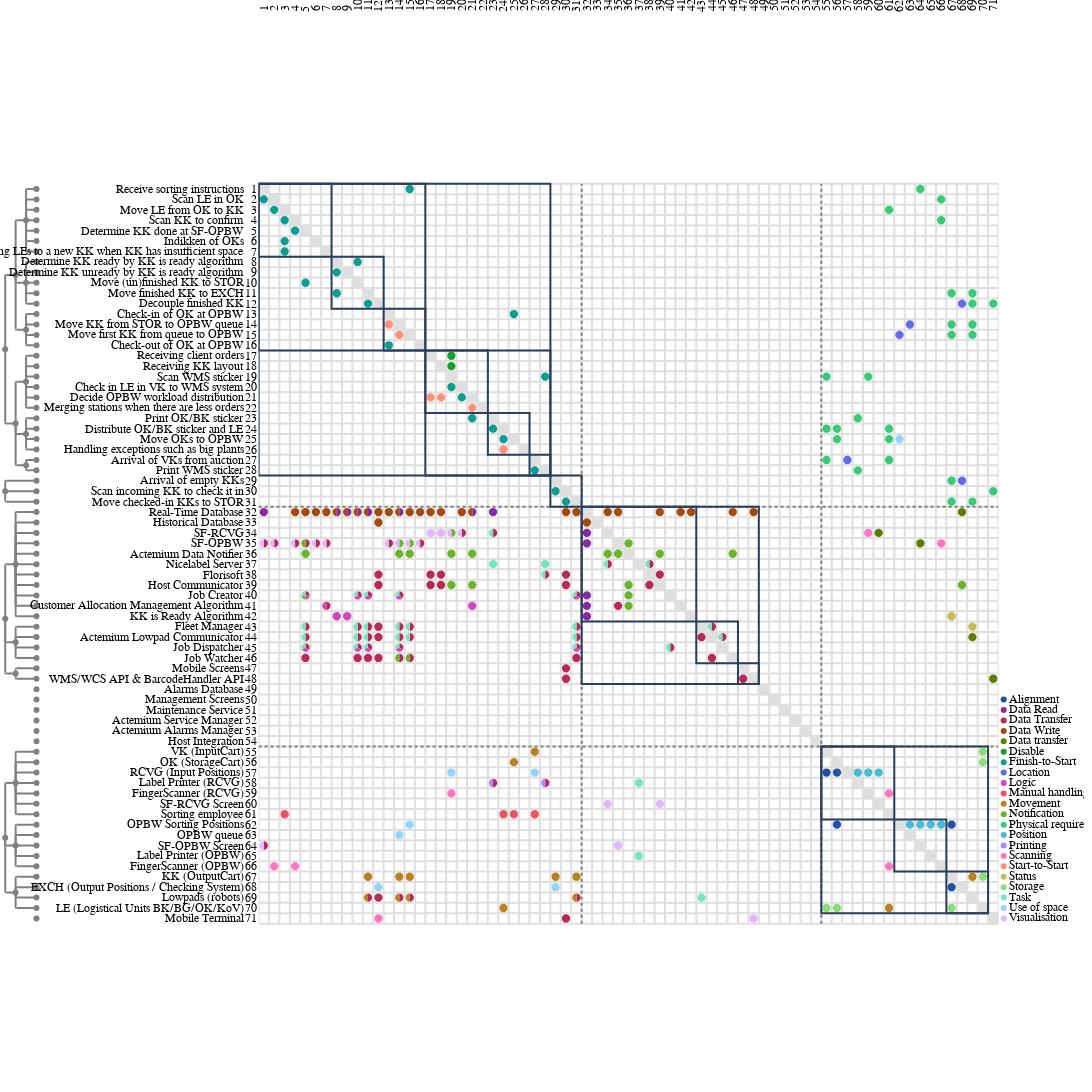

Notebook code cell kept with this figure:
### Markdown cell above
## MDM with clustering and sequencing algorithms

### Code cell
# Define criticality column (in the Excel file it is called C (calculated))
criticality_col = "criticality"

# 1. Converting csv files into a graph object.
g = from_csv(
    nodes_path="nodes.csv",
    edges_path="edges.csv",
    csv_delimiter=";",
    iter_delimiter=","
)

# 2. Define the domains
domain_kinds = ["process", "software", "hardware"]
final_ordered_leafs = []

# 3. Iterate through domains to Cluster and Sequence independently
for kind in domain_kinds:
    target_nodes = g.get_nodes_by_kind(kind)
    target_node_set = set(target_nodes)

    # Create a new empty Graph of the same class as 'g'
    sg = g.__class__()

    if hasattr(sg, "add_nodes"):
        sg.add_nodes(target_nodes)
    else:
        for n in target_nodes:
            sg.add_node(n)
            
    internal_edges = [
        e for e in g.edges 
        if e.source in target_node_set and e.target in target_node_set
    ]
    
    if hasattr(sg, "add_edges"):
        sg.add_edges(internal_edges)
    else:
        for e in internal_edges:
            sg.add_edge(e)
    # ---------------------------------------

    # A. Clustering: Group nodes based on flow within this subgraph
    cluster.hierarchical_markov(sg, weights=criticality_col)
    
    # B. Sequencing: Reorder nodes to minimize feedback loops
    seq.genetic(sg, weights=criticality_col)
    
    # Collect the sorted leaves. 
    final_ordered_leafs.extend(sg.leafs)

# 4. Generate the Plot
dsm = ragraph.plot.mdm(
    leafs=final_ordered_leafs,
    edges=g.edges,
    style=ragraph.plot.Style(
        piemap=dict(
            display="labels",
            mode="relative",
            fields=g.edge_labels,
        ),
    ),
)

dsm
